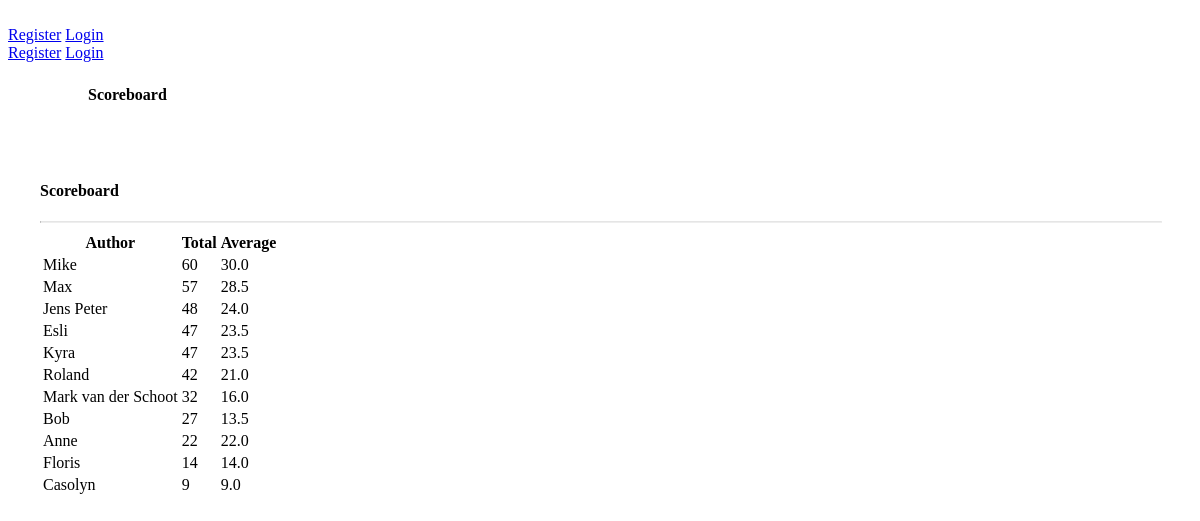
Screenshot of /story/782BEFB6/scoreboard with the database file from the repository.
### storanonymizer/models.py (models this page shows, shortened)
class User(db.Model):
	id = db.Column(db.Integer, primary_key=True)
	name = db.Column(db.String(80), unique=True)
	password_hash = db.Column(db.String(1024))
	stories = db.relationship("Story", backref="user", lazy="select")
	contributions = db.relationship("Contribution", backref="author", lazy="select")
	votes = db.relationship("Vote", backref="user", lazy="select")

### storanonymizer/views.py (the view)
@app.route("/story/<story_code>/scoreboard")
def story_scoreboard(story_code):
	story = models.Story.query.filter_by(code=story_code).first_or_404();
	rounds = story.rounds
	contributions = []
	for r in rounds:
		if r.public_votes:
			for c in r.contributions:
				c.total_score = sum([vote.value for vote in c.votes])
				contributions.append(c)
	ranking = []
	for author_name, author_contributions in groupby(sorted(contributions, key=attrgetter("author.name")), key=attrgetter("author.name")):
		contrib_list = list(author_contributions)
		ranking.append({"author": author_name, "score": sum([c.total_score for c in contrib_list]), "avg": sum([c.total_score for c in contrib_list]) / len(contrib_list)})
	ranking.sort(key=lambda x: x['score'], reverse=True)
	return render_template("scoreboard.html", story=story, ranking=ranking)

### storanonymizer/templates/scoreboard.html
{% extends "base.html" %}
{% block content %}
<div class="storanonymizer__title-bar mdl-color--primary mdl-color-text--white">
	<h4 class="storanonymizer__title-bar__title">Scoreboard</h4>
	<div class="storanonymizer__title-bar__subtitle">from <a href="{{ url_for('story', story_code=story.code) }}"><span class="bold">{{ story.name }}</span></a></div>
</div>
<div class="storanonymizer__votes-wrapper mdl-grid">
	<div class="storanonymizer__votes__result mdl-cell mdl-cell--6-col mdl-color--white">
		<h4>Scoreboard</h4>
		<hr>
		<table class="mdl-data-table mdl-js-data-table">
			<thead>
				<tr>
          <th class="mdl-data-table__cell--non-numeric">Author</th>
          <th>Total</th>
	  <th>Average</th>
				</tr>
			</thead>
			<tbody>
				{% for ranking_entry in ranking %}
				<tr>
          <td class="mdl-data-table__cell--non-numeric">{{ ranking_entry.author }}</td>
					<td>{{ ranking_entry.score }}</td>
					<td>{{ ranking_entry.avg }}</td>
				</tr>
				{% endfor %}
			</tbody>
		</table>
	</div>
</div>
{% endblock %}

### storanonymizer/static/styles.css (style rules this page uses)
.storanonymizer__title-bar { padding: 24px 40px 24px 80px; }
.storanonymizer__title-bar__title { margin: 0; }
.storanonymizer__title-bar__subtitle { color: rgba(255,255,255,0.78); font-size: 1.2rem; }
.storanonymizer__title-bar__subtitle a { color: rgba(255,255,255,0.87); text-decoration: none; }
.storanonymizer__votes-wrapper { -webkit-flex-flow: column wrap; flex-flow: column wrap; -webkit-align-items: center; align-items: center; }
.storanonymizer__votes__my-votes, .storanonymizer__votes__result, .storanonymizer__votes__user-vote { padding: 32px; }
.storanonymizer__votes__my-votes h4, .storanonymizer__votes__result h4 { margin-top: 0; }
.bold { font-weight: bold; }
hr { border-top: 1px solid rgba(0,0,0,.1); width: 100%; }

### rows the page displays
User: author "Mike", score "60", avg "30.0"
User: author "Max", score "57", avg "28.5"
User: author "Jens Peter", score "48", avg "24.0"
User: author "Esli", score "47", avg "23.5"
User: author "Kyra", score "47", avg "23.5"
User: author "Roland", score "42", avg "21.0"
User: author "Mark van der Schoot", score "32", avg "16.0"
User: author "Bob", score "27", avg "13.5"
User: author "Anne", score "22", avg "22.0"
User: author "Floris", score "14", avg "14.0"
User: author "Casolyn", score "9", avg "9.0"
